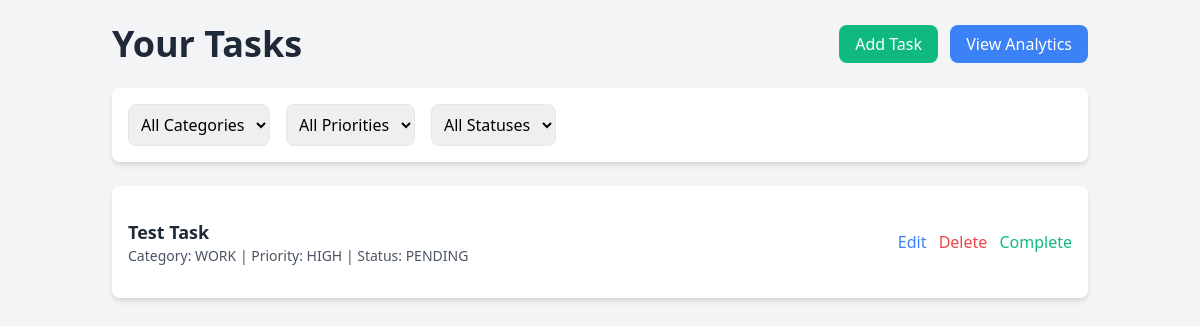
The page /tasks/ (signed in) on the database as committed earlier.
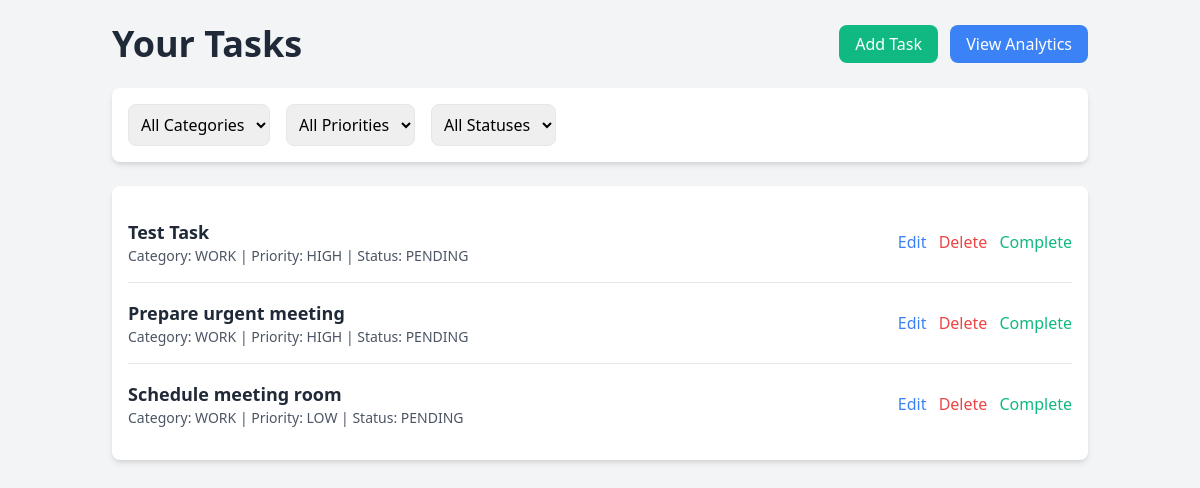
The same page on the database as committed later.
### tasks/models.py (models this page shows, shortened)
class Task(models.Model):
    PRIORITY_CHOICES = [
        ('LOW', 'Low'),
        ('MEDIUM', 'Medium'),
        ('HIGH', 'High'),
    ]
    STATUS_CHOICES = [
        ('PENDING', 'Pending'),
        ('COMPLETED', 'Completed'),
    ]
    CATEGORY_CHOICES = [
        ('WORK', 'Work'),
        ('PERSONAL', 'Personal'),
        ('OTHER', 'Other'),
    ]
    user = models.ForeignKey(get_user_model(), on_delete=models.CASCADE)
    title = models.CharField(max_length=200)
    description = models.TextField(blank=True)
    due_date = models.DateTimeField()
    priority = models.CharField(max_length=10, choices=PRIORITY_CHOICES, default='LOW')
    category = models.CharField(max_length=20, choices=CATEGORY_CHOICES, default='OTHER')
    status = models.CharField(max_length=20, choices=STATUS_CHOICES, default='PENDING')
    created_at = models.DateTimeField(auto_now_add=True)
    updated_at = models.DateTimeField(auto_now=True)

### tasks/views.py (the view)
# urls.py: path('', views.task_list, name='task_list'),
@login_required
def task_list(request):
    tasks = Task.objects.filter(user=request.user)
    category = request.GET.get('category')
    priority = request.GET.get('priority')
    status = request.GET.get('status')
    if category:
        tasks = tasks.filter(category=category)
    if priority:
        tasks = tasks.filter(priority=priority)
    if status:
        tasks = tasks.filter(status=status)
    return render(request, 'tasks/task_list.html', {'tasks': tasks})

### templates/tasks/task_list.html (shortened to what this page needs)
<!DOCTYPE html>
<html lang="en">
<head>
    <link href="https://cdn.jsdelivr.net/npm/tailwindcss@2.2.19/dist/tailwind.min.css" rel="stylesheet">
</head>
<body class="bg-gray-100 font-sans">
<div class="container mx-auto p-6">
    <div class="flex justify-between items-center mb-6">
        <h1 class="text-4xl font-bold text-gray-800">Your Tasks</h1>
        <div>
            <a href="{% url 'task_create' %}" class="bg-green-500 text-white px-4 py-2 rounded-lg hover:bg-green-600 transition duration-200 mr-2">Add Task</a>
            <a href="{% url 'analytics' %}" class="bg-blue-500 text-white px-4 py-2 rounded-lg hover:bg-blue-600 transition duration-200">View Analytics</a>
        </div>
    </div>
    <div class="bg-white p-4 rounded-lg shadow-md mb-6">
        <form method="get" class="flex space-x-4">
            <select name="category" onchange="this.form.submit()" class="p-2 border rounded-lg">
                <option value="">All Categories</option>
            </select>
            <select name="priority" onchange="this.form.submit()" class="p-2 border rounded-lg">
                <option value="">All Priorities</option>
            </select>
            <select name="status" onchange="this.form.submit()" class="p-2 border rounded-lg">
                <option value="">All Statuses</option>
            </select>
        </form>
    </div>
    <div class="bg-white p-4 rounded-lg shadow-md">
        {% if tasks %}
        <ul class="divide-y divide-gray-200">
            {% for task in tasks %}
            <li class="py-4 flex justify-between items-center">
                <div>
                    <strong class="text-lg text-gray-800">{{ task.title }}</strong>
                    <p class="text-sm text-gray-600">Category: {{ task.category }} | Priority: {{ task.priority }} | Status: {{ task.status }}</p>
                </div>
                <div class="space-x-2">
                    <a href="{% url 'task_update' task.pk %}" class="text-blue-500 hover:text-blue-700">Edit</a>
                    <a href="{% url 'task_delete' task.pk %}" class="text-red-500 hover:text-red-700">Delete</a>
                    {% if task.status == 'PENDING' %}
                    <a href="{% url 'task_complete' task.pk %}" class="text-green-500 hover:text-green-700">Complete</a>
                    {% endif %}
                </div>
            </li>
            {% endfor %}
        </ul>
        {% else %}
        <p class="text-gray-600">No tasks yet! Add some to get started.</p>
        {% endif %}
    </div>
</div>
</body>
</html>

Rows that differ between the two databases and show on the page:
added Task: title "Prepare urgent meeting", category "WORK", priority "HIGH", status "PENDING", shows "Complete"
added Task: title "Schedule meeting room", category "WORK", priority "LOW", status "PENDING", shows "Complete"
